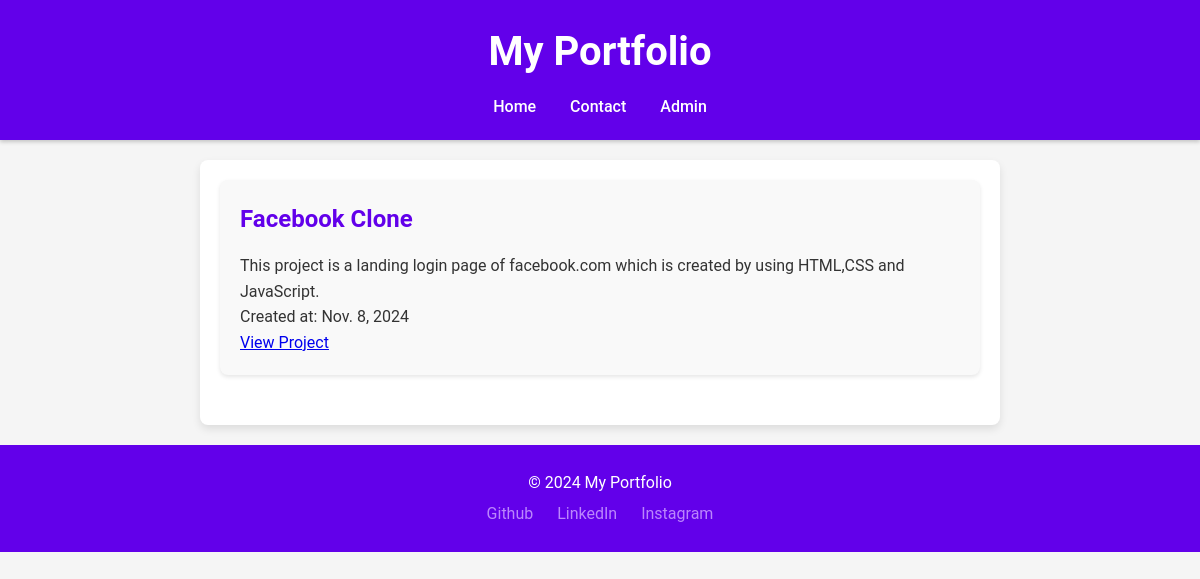
/project/1/, run on the app's committed database.
### myapp/models.py (models this page shows, shortened)
class Project(models.Model):
    profile = models.ForeignKey(Profile, on_delete=models.CASCADE, related_name='projects')
    title = models.CharField(max_length=100)
    description = models.TextField()
    image = models.ImageField(upload_to='project_images/', blank=True, null=True)
    project_url = models.URLField(blank=True, null=True)
    created_at = models.DateField()

### myapp/views.py (the view)
# urls.py: path('project/<int:project_id>/', views.project_detail, name='project_detail'),
def project_detail(request, project_id):
    project = get_object_or_404(Project, id=project_id)
    return render(request, 'project_detail.html', {'project': project})

### templates/project_detail.html (shortened to what this page needs)
{% extends 'base.html' %}
{% block content %}
    <section id="project-detail">
        <h2>{{ project.title }}</h2>
        <p>{{ project.description }}</p>
        <p>Created at: {{ project.created_at }}</p>
        {% if project.project_url %}
            <p><a href="{{ project.project_url }}" target="_blank">View Project</a></p>
        {% endif %}
    </section>
{% endblock %}

### static/style.css (style rules this page uses)
* { margin: 0; padding: 0; box-sizing: border-box; }
body { font-family: 'Roboto', sans-serif; background-color: #f5f5f5; color: #333; line-height: 1.6; }
section { margin-bottom: 30px; padding: 20px; background: #f9f9f9; border-radius: 8px; box-shadow: 0 2px 4px rgba(0, 0, 0, 0.1); }
h2, h3 { color: #6200ea; margin-bottom: 15px; }

### data on the page
Project: title "Facebook Clone", description "This project is a landing login page of facebook.com which is created by using HTML,CSS and JavaScript.", created_at "Nov. 8, 2024"
